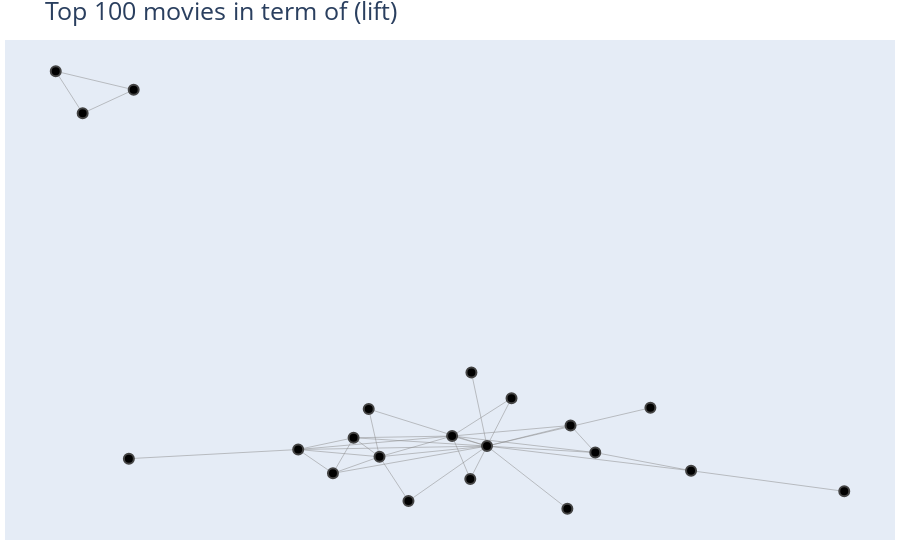

Notebook code cell kept with this figure:
### Code cell
import plotly.graph_objs as go
from plotly.offline import init_notebook_mode, iplot

import networkx as nx
import warnings
warnings.filterwarnings('ignore')

init_notebook_mode(connected=True)

# Create a Plotly figure
fig = go.Figure()

edges = nx.from_pandas_edgelist(rules.sort_values(ascending=False,by='lift')
                           ,source='antecedents',target='consequents',edge_attr=None)
pos = nx.spring_layout(edges, seed=42)  # use spring_layout instead
# Add edges as scatter trace
edge_x = []
edge_y = []
for edge in edges.edges():
    x0, y0 = pos[edge[0]]
    x1, y1 = pos[edge[1]]
    edge_x.append(x0)
    edge_x.append(x1)
    edge_x.append(None)
    edge_y.append(y0)
    edge_y.append(y1)
    edge_y.append(None)

edge_trace = go.Scatter(
    x=edge_x, y=edge_y,
    line=dict(width=0.5, color='#888'),
    hoverinfo='none',
    mode='lines')

fig.add_trace(edge_trace)

# Add nodes as scatter trace
node_x = []
node_y = []
node_text = []
for node in edges.nodes():
    x, y = pos[node]
    node_x.append(x)
    node_y.append(y)
    node_text.append(node)

node_trace = go.Scatter(
    x=node_x, y=node_y,
    mode='markers',
    hoverinfo='text',
    marker=dict(
        showscale=False,
        colorscale='YlGnBu',
        reversescale=True,
        color=[],
        size=10,
        line_width=2))

node_trace.text = node_text
fig.add_trace(node_trace)

# Set layout and display the figure
fig.update_layout(
    title='Top 100 movies in term of (lift)',
    title_font_size=25,
    font_size=18,
    showlegend=False,
    hovermode='closest',
    margin=dict(b=20,l=5,r=5,t=40),
    xaxis=dict(showgrid=False, zeroline=False, showticklabels=False),
    yaxis=dict(showgrid=False, zeroline=False, showticklabels=False))

iplot(fig)

### Figure 1 — Plotly figure (JSON) as saved in the notebook; plotly's stock layout.template omitted (floating-point values rounded to 4 significant figures)
{"data": [{"hoverinfo": "none", "line": {"color": "#888", "width": 0.5}, "mode": "lines", "type": "scatter", "x": [-0.4264, -0.3356, null, -0.4264, -0.395, null, -0.3356, -0.395, null, 0.05806, 0.07622, null, 0.07622, 0.2667, null, 0.07622, 0.05674, null, 0.07622, 0.1699, null, 0.07622, 0.1736, null, 0.07622, 0.1048, null, 0.07622, -0.06164, null, 0.07622, -0.1033, null, 0.07622, 0.03555, null, 0.07622, -0.04905, null, 0.07622, -0.0153, null, 0.07622, 0.2024, null, 0.07622, -0.07928, null, 0.07622, -0.1438, null, 0.07622, 0.314, null, -0.04905, -0.1033, null, -0.04905, -0.06164, null, -0.04905, -0.0153, null, -0.04905, -0.07928, null, -0.04905, -0.1438, null, -0.04905, 0.03555, null, -0.1033, -0.1438, null, -0.1033, -0.07928, null, -0.1438, -0.3412, null, -0.1438, -0.07928, null, -0.1438, 0.03555, null, 0.03555, 0.05674, null, 0.03555, 0.1048, null, 0.03555, 0.1736, null, 0.03555, 0.2024, null, 0.03555, -0.07928, null, 0.2024, 0.1736, null, 0.2024, 0.314, null, 0.4926, 0.314, null], "y": [1, 0.9432, null, 1, 0.8711, null, 0.9432, 0.8711, null, 0.07669, -0.1486, null, -0.1486, -0.03139, null, -0.1486, -0.2496, null, -0.1486, -0.3407, null, -0.1486, -0.0855, null, -0.1486, -0.001836, null, -0.1486, -0.03515, null, -0.1486, -0.2322, null, -0.1486, -0.1179, null, -0.1486, -0.1814, null, -0.1486, -0.3169, null, -0.1486, -0.1686, null, -0.1486, -0.1232, null, -0.1486, -0.1593, null, -0.1486, -0.2242, null, -0.1814, -0.2322, null, -0.1814, -0.03515, null, -0.1814, -0.3169, null, -0.1814, -0.1232, null, -0.1814, -0.1593, null, -0.1814, -0.1179, null, -0.2322, -0.1593, null, -0.2322, -0.1232, null, -0.1593, -0.1872, null, -0.1593, -0.1232, null, -0.1593, -0.1179, null, -0.1179, -0.2496, null, -0.1179, -0.001836, null, -0.1179, -0.0855, null, -0.1179, -0.1686, null, -0.1179, -0.1232, null, -0.1686, -0.0855, null, -0.1686, -0.2242, null, -0.2874, -0.2242, null]}, {"hoverinfo": "text", "marker": {"color": [], "colorscale": [[0, "rgb(255,255,217)"], [0.125, "rgb(237,248,177)"], [0.25, "rgb(199,233,180)"], [0.375, "rgb(127,205,187)"], [0.5, "rgb(65,182,196)"], [0.625, "rgb(29,145,192)"], [0.75, "rgb(34,94,168)"], [0.875, "rgb(37,52,148)"], [1, "rgb(8,29,88)"]], "line": {"width": 2}, "reversescale": true, "showscale": false, "size": 10}, "mode": "markers", "text": ["Lord of the Rings: The Fellowship of the Ring, The (2001)", "Lord of the Rings: The Two Towers, The (2002)", "Lord of the Rings: The Return of the King, The (2003)", "Reservoir Dogs (1992)", "Pulp Fiction (1994)", "Fight Club (1999)", "Memento (2000)", "Inception (2010)", "Interstellar (2014)", "Donnie Darko (2001)", "Shawshank Redemption, The (1994)", "Usual Suspects, The (1995)", "Seven (a.k.a. Se7en) (1995)", "Matrix, The (1999)", "Eternal Sunshine of the Spotless Mind (2004)", "Forrest Gump (1994)", "Silence of the Lambs, The (1991)", "Twelve Monkeys (a.k.a. 12 Monkeys) (1995)", "American Beauty (1999)", "Star Wars: Episode V - The Empire Strikes Back (1980)", "Star Wars: Episode IV - A New Hope (1977)"], "type": "scatter", "x": [-0.4264, -0.3356, -0.395, 0.05806, 0.07622, -0.04905, -0.1033, -0.1438, -0.3412, -0.06164, 0.03555, 0.05674, 0.1048, -0.07928, -0.0153, 0.2024, 0.1736, 0.2667, 0.1699, 0.4926, 0.314], "y": [1, 0.9432, 0.8711, 0.07669, -0.1486, -0.1814, -0.2322, -0.1593, -0.1872, -0.03515, -0.1179, -0.2496, -0.001836, -0.1232, -0.3169, -0.1686, -0.0855, -0.03139, -0.3407, -0.2874, -0.2242]}], "layout": {"autosize": true, "font": {"size": 18}, "hovermode": "closest", "margin": {"b": 20, "l": 5, "r": 5, "t": 40}, "showlegend": false, "title": {"font": {"size": 25}, "text": "Top 100 movies in term of (lift)"}, "xaxis": {"autorange": true, "range": [-0.4837, 0.5499], "showgrid": false, "showticklabels": false, "type": "linear", "zeroline": false}, "yaxis": {"autorange": true, "range": [-0.4427, 1.102], "showgrid": false, "showticklabels": false, "type": "linear", "zeroline": false}}}
